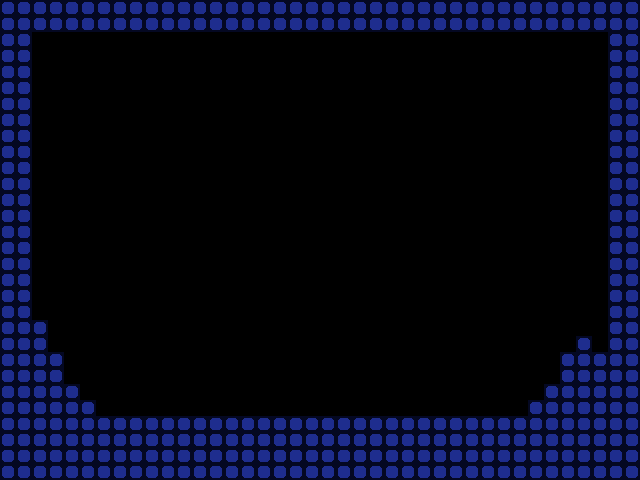

A level layout from a 2D game, rendered from its tile map. Below: a short description, then the map file with its tile-grid data intact:
An orthogonal 40x30 tile map with 16x16 px tiles, 1 tile layer (Tile Layer 1).

<map version="1.0" orientation="orthogonal" width="40" height="30" tilewidth="16" tileheight="16">
 <tileset firstgid="1" name="wall" tilewidth="16" tileheight="16">
  <image source="wall.png" width="16" height="16" />
 </tileset>
 <layer name="Tile Layer 1" width="40" height="30">
  <data encoding="csv">
1,1,1,1,1,1,1,1,1,1,1,1,1,1,1,1,1,1,1,1,1,1,1,1,1,1,1,1,1,1,1,1,1,1,1,1,1,1,1,1,
1,1,1,1,1,1,1,1,1,1,1,1,1,1,1,1,1,1,1,1,1,1,1,1,1,1,1,1,1,1,1,1,1,1,1,1,1,1,1,1,
1,1,0,0,0,0,0,0,0,0,0,0,0,0,0,0,0,0,0,0,0,0,0,0,0,0,0,0,0,0,0,0,0,0,0,0,0,0,1,1,
1,1,0,0,0,0,0,0,0,0,0,0,0,0,0,0,0,0,0,0,0,0,0,0,0,0,0,0,0,0,0,0,0,0,0,0,0,0,1,1,
1,1,0,0,0,0,0,0,0,0,0,0,0,0,0,0,0,0,0,0,0,0,0,0,0,0,0,0,0,0,0,0,0,0,0,0,0,0,1,1,
1,1,0,0,0,0,0,0,0,0,0,0,0,0,0,0,0,0,0,0,0,0,0,0,0,0,0,0,0,0,0,0,0,0,0,0,0,0,1,1,
1,1,0,0,0,0,0,0,0,0,0,0,0,0,0,0,0,0,0,0,0,0,0,0,0,0,0,0,0,0,0,0,0,0,0,0,0,0,1,1,
1,1,0,0,0,0,0,0,0,0,0,0,0,0,0,0,0,0,0,0,0,0,0,0,0,0,0,0,0,0,0,0,0,0,0,0,0,0,1,1,
1,1,0,0,0,0,0,0,0,0,0,0,0,0,0,0,0,0,0,0,0,0,0,0,0,0,0,0,0,0,0,0,0,0,0,0,0,0,1,1,
1,1,0,0,0,0,0,0,0,0,0,0,0,0,0,0,0,0,0,0,0,0,0,0,0,0,0,0,0,0,0,0,0,0,0,0,0,0,1,1,
1,1,0,0,0,0,0,0,0,0,0,0,0,0,0,0,0,0,0,0,0,0,0,0,0,0,0,0,0,0,0,0,0,0,0,0,0,0,1,1,
1,1,0,0,0,0,0,0,0,0,0,0,0,0,0,0,0,0,0,0,0,0,0,0,0,0,0,0,0,0,0,0,0,0,0,0,0,0,1,1,
1,1,0,0,0,0,0,0,0,0,0,0,0,0,0,0,0,0,0,0,0,0,0,0,0,0,0,0,0,0,0,0,0,0,0,0,0,0,1,1,
1,1,0,0,0,0,0,0,0,0,0,0,0,0,0,0,0,0,0,0,0,0,0,0,0,0,0,0,0,0,0,0,0,0,0,0,0,0,1,1,
1,1,0,0,0,0,0,0,0,0,0,0,0,0,0,0,0,0,0,0,0,0,0,0,0,0,0,0,0,0,0,0,0,0,0,0,0,0,1,1,
1,1,0,0,0,0,0,0,0,0,0,0,0,0,0,0,0,0,0,0,0,0,0,0,0,0,0,0,0,0,0,0,0,0,0,0,0,0,1,1,
1,1,0,0,0,0,0,0,0,0,0,0,0,0,0,0,0,0,0,0,0,0,0,0,0,0,0,0,0,0,0,0,0,0,0,0,0,0,1,1,
1,1,0,0,0,0,0,0,0,0,0,0,0,0,0,0,0,0,0,0,0,0,0,0,0,0,0,0,0,0,0,0,0,0,0,0,0,0,1,1,
1,1,0,0,0,0,0,0,0,0,0,0,0,0,0,0,0,0,0,0,0,0,0,0,0,0,0,0,0,0,0,0,0,0,0,0,0,0,1,1,
1,1,0,0,0,0,0,0,0,0,0,0,0,0,0,0,0,0,0,0,0,0,0,0,0,0,0,0,0,0,0,0,0,0,0,0,0,0,1,1,
1,1,1,0,0,0,0,0,0,0,0,0,0,0,0,0,0,0,0,0,0,0,0,0,0,0,0,0,0,0,0,0,0,0,0,0,0,0,1,1,
1,1,1,0,0,0,0,0,0,0,0,0,0,0,0,0,0,0,0,0,0,0,0,0,0,0,0,0,0,0,0,0,0,0,0,0,1,0,1,1,
1,1,1,1,0,0,0,0,0,0,0,0,0,0,0,0,0,0,0,0,0,0,0,0,0,0,0,0,0,0,0,0,0,0,0,1,1,1,1,1,
1,1,1,1,0,0,0,0,0,0,0,0,0,0,0,0,0,0,0,0,0,0,0,0,0,0,0,0,0,0,0,0,0,0,0,1,1,1,1,1,
1,1,1,1,1,0,0,0,0,0,0,0,0,0,0,0,0,0,0,0,0,0,0,0,0,0,0,0,0,0,0,0,0,0,1,1,1,1,1,1,
1,1,1,1,1,1,0,0,0,0,0,0,0,0,0,0,0,0,0,0,0,0,0,0,0,0,0,0,0,0,0,0,0,1,1,1,1,1,1,1,
1,1,1,1,1,1,1,1,1,1,1,1,1,1,1,1,1,1,1,1,1,1,1,1,1,1,1,1,1,1,1,1,1,1,1,1,1,1,1,1,
1,1,1,1,1,1,1,1,1,1,1,1,1,1,1,1,1,1,1,1,1,1,1,1,1,1,1,1,1,1,1,1,1,1,1,1,1,1,1,1,
1,1,1,1,1,1,1,1,1,1,1,1,1,1,1,1,1,1,1,1,1,1,1,1,1,1,1,1,1,1,1,1,1,1,1,1,1,1,1,1,
1,1,1,1,1,1,1,1,1,1,1,1,1,1,1,1,1,1,1,1,1,1,1,1,1,1,1,1,1,1,1,1,1,1,1,1,1,1,1,1
</data>
 </layer>
</map>